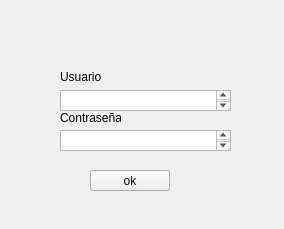
<?xml version="1.0" encoding="UTF-8"?>
<ui version="4.0">
 <class>Form</class>
 <widget class="QWidget" name="Form">
  <property name="geometry">
   <rect>
    <x>0</x>
    <y>0</y>
    <width>284</width>
    <height>229</height>
   </rect>
  </property>
  <property name="windowTitle">
   <string>Form</string>
  </property>
  <widget class="QPlainTextEdit" name="plainTextEdit">
   <property name="geometry">
    <rect>
     <x>60</x>
     <y>90</y>
     <width>171</width>
     <height>21</height>
    </rect>
   </property>
  </widget>
  <widget class="QPlainTextEdit" name="plainTextEdit_2">
   <property name="geometry">
    <rect>
     <x>60</x>
     <y>130</y>
     <width>171</width>
     <height>21</height>
    </rect>
   </property>
  </widget>
  <widget class="QLabel" name="label">
   <property name="geometry">
    <rect>
     <x>60</x>
     <y>70</y>
     <width>47</width>
     <height>13</height>
    </rect>
   </property>
   <property name="text">
    <string>Usuario</string>
   </property>
  </widget>
  <widget class="QLabel" name="label_2">
   <property name="geometry">
    <rect>
     <x>60</x>
     <y>110</y>
     <width>61</width>
     <height>16</height>
    </rect>
   </property>
   <property name="text">
    <string>Contraseña</string>
   </property>
  </widget>
  <widget class="QPushButton" name="ok">
   <property name="geometry">
    <rect>
     <x>90</x>
     <y>170</y>
     <width>80</width>
     <height>21</height>
    </rect>
   </property>
   <property name="text">
    <string>ok</string>
   </property>
  </widget>
 </widget>
 <resources/>
 <connections/>
</ui>
